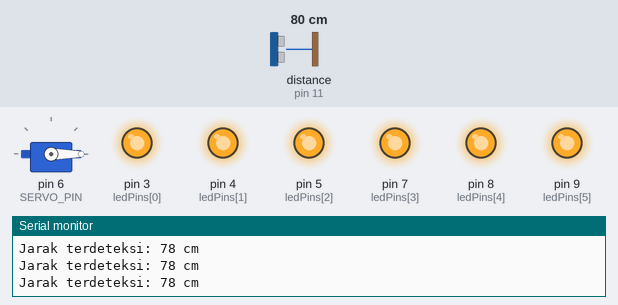
Bench run of a sketch on a simulated Arduino Uno, built with avr-gcc and run on an emulated ATmega328P. Shown: servo, output pins drawn as LEDs (lit = HIGH), the last lines printed to the serial monitor. Wiring (inferred from the names in the program): ultrasonic range finder: trigger pin 13; echo pin 11. The test bench sets the inputs (shaded band); at power-on: distance to the obstacle (sensor on pin 11) 80 cm. The echo pulse lasts 58.3 µs per cm; pins used as bus, display or sensor lines are not drawn.

Above: at 1.2 s.
1.3 s: distance to the obstacle (sensor on pin 11) set to 2 cm
At 2.1 s:
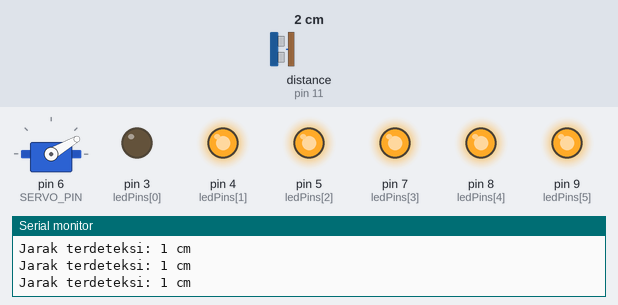
2.8 s: distance to the obstacle (sensor on pin 11) set to 9 cm
At 3.8 s:
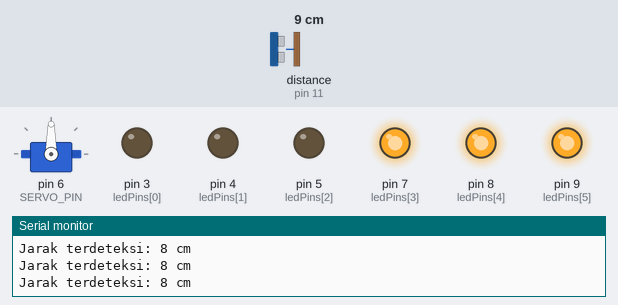
4.3 s: distance to the obstacle (sensor on pin 11) set to 18 cm
At 5.5 s:
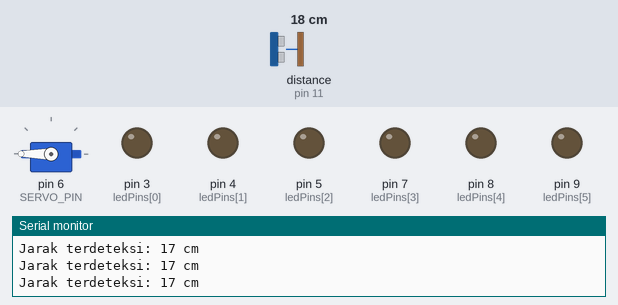
5.8 s: distance to the obstacle (sensor on pin 11) set to 12 cm
At 6.6 s:
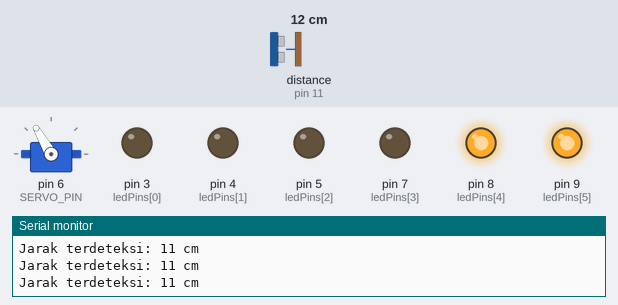
7.3 s: distance to the obstacle (sensor on pin 11) set to 6 cm
At 8.5 s:
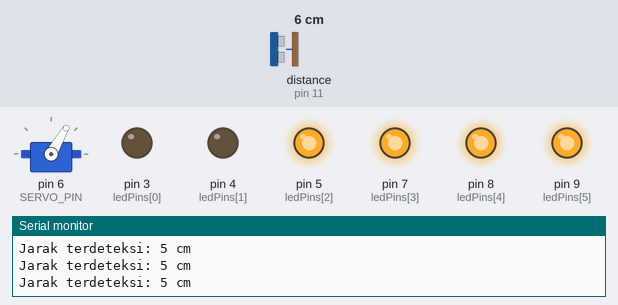
8.8 s: distance to the obstacle (sensor on pin 11) set to 4 cm
At 9.2 s:
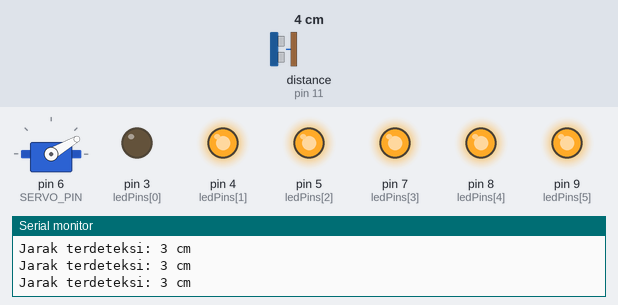
Timing chart, 0 to 11.3 s (numbered marks = the images above; inputs shaded):
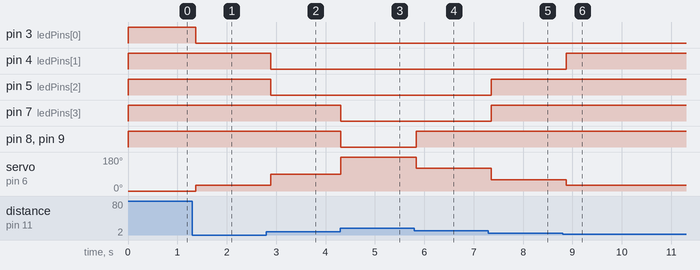

Measured:
- after the input at 1.3 s, pin 3 (ledPins[0]): HIGH → LOW after 0.07 s; servo on pin 6 (SERVO_PIN): 0° → 30° after 0.07 s
- after the input at 2.8 s, pin 4 (ledPins[1]), pin 5 (ledPins[2]): HIGH → LOW after 0.09 s; servo on pin 6 (SERVO_PIN): 30° → 90° after 0.09 s
- after the input at 4.3 s, pin 7 (ledPins[3]), pin 8 (ledPins[4]), pin 9 (ledPins[5]): HIGH → LOW at once; servo on pin 6 (SERVO_PIN): 90° → 180° at once
- after the input at 5.8 s, pin 8 (ledPins[4]), pin 9 (ledPins[5]): LOW → HIGH at once; servo on pin 6 (SERVO_PIN): 180° → 120° at once
- after the input at 7.3 s, pin 5 (ledPins[2]), pin 7 (ledPins[3]): LOW → HIGH after 0.06 s; servo on pin 6 (SERVO_PIN): 120° → 60° after 0.06 s
- after the input at 8.8 s, pin 4 (ledPins[1]): LOW → HIGH after 0.08 s; servo on pin 6 (SERVO_PIN): 60° → 30° after 0.08 s

The sketch:

ServoNUltradistancebased.ino
```cpp
#include <Servo.h>

const int TRIG_PIN = 13;
const int ECHO_PIN = 11;
const int SERVO_PIN = 6;
const int ledPins[6] = {3, 4, 5, 7, 8, 9};
Servo servoMotor;

void setup() {
  Serial.begin(9600);

  pinMode(TRIG_PIN, OUTPUT);
  pinMode(ECHO_PIN, INPUT);

  for (int i = 0; i < 6; i++) {
    pinMode(ledPins[i], OUTPUT);
  }

  servoMotor.attach(SERVO_PIN);
  servoMotor.write(0); // Posisi awal 0 derajat
}

void loop() {
  digitalWrite(TRIG_PIN, LOW);
  delayMicroseconds(2);
  digitalWrite(TRIG_PIN, HIGH);
  delayMicroseconds(10);
  digitalWrite(TRIG_PIN, LOW);

  long durasi = pulseIn(ECHO_PIN, HIGH);
  int jarak = durasi * 0.034 / 2;

  Serial.print("Jarak terdeteksi: ");
  Serial.print(jarak);
  Serial.println(" cm");

  if (jarak > 0 && jarak <= 3) {
    setLEDs(LOW, HIGH, HIGH, HIGH, HIGH, HIGH);
    servoMotor.write(30);
  }
  else if (jarak > 3 && jarak <= 6) {
    setLEDs(LOW, LOW, HIGH, HIGH, HIGH, HIGH);
    servoMotor.write(60);
  }
  else if (jarak > 6 && jarak <= 9) {
    setLEDs(LOW, LOW, LOW, HIGH, HIGH, HIGH);
    servoMotor.write(90);
  }
  else if (jarak > 9 && jarak <= 12) {
    setLEDs(LOW, LOW, LOW, LOW, HIGH, HIGH);
    servoMotor.write(120);
  }
  else if (jarak > 12 && jarak <= 15) {
    setLEDs(LOW, LOW, LOW, LOW, LOW, HIGH);
    servoMotor.write(150);
  }
  else if (jarak > 15 && jarak <= 18) {
    setLEDs(LOW, LOW, LOW, LOW, LOW, LOW);
    servoMotor.write(180);
  }
  else {
    setLEDs(HIGH, HIGH, HIGH, HIGH, HIGH, HIGH);
    servoMotor.write(0);
  }

  delay(100); // Jeda pembacaan antarsampel
}

void setLEDs(int l1, int l2, int l3, int l4, int l5, int l6) {
  digitalWrite(ledPins[0], l1);
  digitalWrite(ledPins[1], l2);
  digitalWrite(ledPins[2], l3);
  digitalWrite(ledPins[3], l4);
  digitalWrite(ledPins[4], l5);
  digitalWrite(ledPins[5], l6);
}
```
